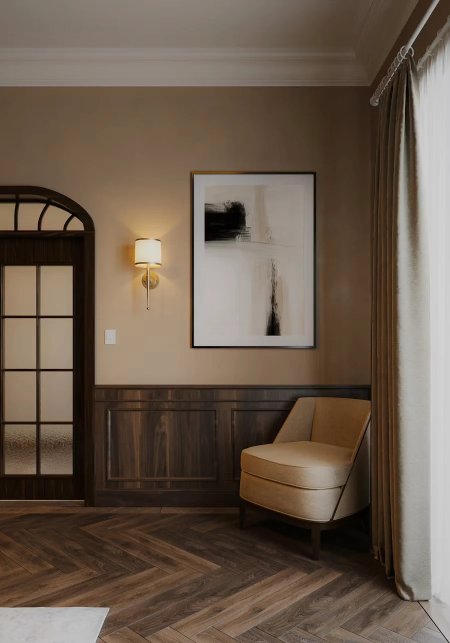
#> input picture rooms-src/armchair-panel.jpg, 900 x 1286 px, given in place of mallard-drake.jpg, which was not available (shown at 1/2 size)
$ python build_mockups.py
#> lines starting #> are read from the running program, lines starting #| are printed output that depends on the picture; after the words box and inside, x2 and y2 are one past the last pixel; in counts of white or black regions, pixels touching at a corner belong together
### tools/perspective.py
"""Perspective-correct print placement.

A room photo is described by one rectangle that really exists on the wall
(usually a frame already hanging there): its 4 corners in the photo (pixels)
and its real size in cm. From that we compute the wall's perspective
(a homography), so a new print of any size can be placed on the same wall
and gets the same angle and scale as the wall.

Wall coordinates are in cm: (0, 0) = top-left corner of the reference
rectangle, x to the right, y downwards.
"""
import numpy as np
from PIL import Image, ImageDraw, ImageFilter, ImageStat

import make_mockup as mm


def homography(src, dst):
    """3x3 matrix mapping src points (x, y) to dst points."""
    A = []
    for (x, y), (u, v) in zip(src, dst):
        A.append([x, y, 1, 0, 0, 0, -u * x, -u * y, -u])
        A.append([0, 0, 0, x, y, 1, -v * x, -v * y, -v])
    _, _, vt = np.linalg.svd(np.array(A, dtype=float))
    H = vt[-1].reshape(3, 3)
    return H / H[2, 2]


def apply(H, pts):
    out = []
    for x, y in pts:
        u, v, w = H @ np.array([x, y, 1.0])
        out.append((float(u / w), float(v / w)))
    return out


def wall_to_image(ref_quad, ref_w, ref_h):
    return homography([(0, 0), (ref_w, 0), (ref_w, ref_h), (0, ref_h)], ref_quad)


# [95 lines left out: functions build_art, warp_onto, keep_mask, mockup, not called in this run]

### tools/make_mockup.py
"""Place a print on a room photo at real scale.
usage: python3 make_mockup.py room.jpg photo.jpg out.jpg px_per_cm center_x bottom_y print_w_cm print_h_cm [crop_x crop_y crop_w crop_h]
"""
import sys
from PIL import Image, ImageDraw, ImageFilter, ImageStat

# Look of the print on the wall
FRAME_COLOR = (243, 241, 237)   # white frame
FRAME_EDGE = (205, 200, 192)    # thin darker edge so a white frame shows on white walls
BORDER = 0.06                   # white paper border around the photo (0 = photo to the edge)

# [46 lines left out: function mockup, not called in this run]

# [4 lines that do not run on import are left out]

def studio(photo_p, out_p, size=(1400, 1050), bg=(236, 235, 232)):
    """Print only (no frame), big and straight on, on a light background."""
    from PIL import ImageDraw
    canvas = Image.new("RGB", size, bg)
    photo = Image.open(photo_p).convert("RGB")
    W = int(size[0] * 0.74)
    border = int(W * 0.045)
    iw = W - 2 * border
    ih = int(iw * photo.height / photo.width)
    photo = photo.resize((iw, ih), Image.LANCZOS)
    H = ih + 2 * border
    x0, y0 = (size[0] - W) // 2, (size[1] - H) // 2
    sh = Image.new("L", size, 0)
    ImageDraw.Draw(sh).rectangle((x0 + 6, y0 + 14, x0 + W + 6, y0 + H + 14), fill=90)
    sh = sh.filter(ImageFilter.GaussianBlur(18))
    canvas = Image.composite(Image.new("RGB", size, (60, 55, 50)), canvas, sh)
    paper = Image.new("RGB", (W, H), (250, 249, 246))
    paper.paste(photo, (border, border))
    canvas.paste(paper, (x0, y0))
    canvas.save(out_p, quality=88)

### tools/clear_wall.py
"""Remove existing art from a plain wall by filling a box with the wall colour
sampled just left and right of it (blended across, with a little grain)."""
from PIL import Image, ImageFilter
import random

# [48 lines left out: functions clear_box, clear_profile, not called in this run]


def clear_lr(im, boxes, feather=16):
    """boxes: list of (box, left_strip, right_strip). Each row is filled with a blend
    from the left strip colour to the right strip colour (left_strip=None: right only)."""
    from PIL import ImageDraw
    original = im.copy()
    px = im.load()
    mask = Image.new("L", im.size, 0)
    def avg(strip, y):
        a, b = strip
        return [sum(px[x, y][k] for x in range(a, b)) / (b - a) for k in range(3)]
    for entry in boxes:
        (x0, y0, x1, y1), left, right = entry[:3]
        polys = entry[3] if len(entry) > 3 else None
        for y in range(y0, y1):
            R = avg(right, y)
            L = avg(left, y) if left else R
            for x in range(x0, x1):
                t = (x - x0) / max(1, x1 - x0)
                n = random.uniform(-1.0, 1.0)
                px[x, y] = tuple(int(L[k] * (1 - t) + R[k] * t + n) for k in range(3))
        if polys:  # only repaint where the old frames were (plus a few px)
            for poly in polys:
                ImageDraw.Draw(mask).polygon(poly, fill=255)
        else:
            ImageDraw.Draw(mask).rectangle((x0, y0, x1 - 1, y1 - 1), fill=255)
    mask = mask.filter(ImageFilter.MaxFilter(9)).filter(ImageFilter.GaussianBlur(feather / 4))
    return Image.composite(im, original, mask)


# [89 lines left out: functions clear_tb, clear_fit, clear_coons, not called in this run]

### tools/build_mockups.py
"""Build all room pictures for the shop.

    python3 tools/build_mockups.py

For every print it makes:
  images/rooms/<id>-print.jpg              the print alone on a light background
  images/rooms/<id>-<room>-<size>.jpg      the print hanging in a room, at real scale
and writes mockups.js, which the website reads.

Rooms live in rooms-src/. Each ROOM below says where the print hangs:
  ppc     pixels per cm on that wall (measured from the furniture)
  cx      horizontal centre of the print (centred above the furniture)
  bottom  bottom edge of the print (it grows upwards for bigger sizes)
  clear   areas of old art/objects to paint over with the wall colour
  crop    final 4:3 crop (x, y, w, h)
  max     biggest size that fits that wall
"""
import json
import os
import sys

from PIL import Image

HERE = os.path.dirname(os.path.abspath(__file__))
ROOT = os.path.dirname(HERE)
sys.path.insert(0, HERE)
import make_mockup as mm  # noqa: E402
from clear_wall import clear_box, clear_coons, clear_fit, clear_lr, clear_profile, clear_tb  # noqa: E402
import perspective  # noqa: E402

SIZES = {"40x50": (50, 40), "50x70": (70, 50), "70x100": (100, 70)}  # landscape w × h cm
ORDER = ["40x50", "50x70", "70x100"]

ROOMS = {
    "sideboard":     dict(label="Living room", ppc=4.55, cx=565, bottom=1150, crop=(0, 650, 1400, 1050),
                          clear=[("h", (265, 1035, 585, 1264), 20)]),
    "cabinet":       dict(label="Living room", ppc=5.4, cx=420, bottom=850, crop=(0, 380, 1400, 1050)),
    "console":       dict(label="Office", ppc=4.7, cx=780, bottom=360, crop=(100, 0, 1244, 933),
                          clear=[("h", (560, 215, 745, 418), 20)]),
    "white-living":  dict(label="Living room", ppc=6.3, cx=832, bottom=600, crop=(60, 0, 1547, 1160),
                          clear=[("hf", (240, 180, 1505, 620), 40)]),
    "grey-sofa":     dict(label="Living room", ppc=2.9, cx=368, bottom=415, crop=(0, 150, 687, 515),
                          clear=[("h", (245, 202, 560, 415), 10)]),
    "teal-living":   dict(label="Living room", light=1.0, ppc=3.4, cx=965, bottom=640, crop=(445, 150, 1040, 780),
                          clear=[("h", (650, 270, 1290, 638), 12)]),
    "dining":        dict(label="Kitchen", ppc=4.55, cx=495, bottom=700, crop=(0, 40, 1060, 795),
                          lr=[((283, 357, 715, 752), (262, 276), (728, 742))],
                          tb=[((514, 210, 720, 370), (196, 208), (382, 394))]),
    "kitchen-shelf": dict(label="Kitchen", ppc=5.2, cx=343, bottom=512, crop=(0, 150, 687, 515), max="40x50",
                          clear=[("h", (60, 222, 562, 512), 20)]),
    "bath-concrete": dict(label="Bathroom", ppc=6.0, cx=915, bottom=520, crop=(0, 60, 1400, 1050)),
}

# Rooms placed with perspective: "ref" is a rectangle that really exists on the wall
# (the old frame): its 4 corners in the photo (TL, TR, BR, BL) and its real size in cm.
# cx / bottom are in wall cm, measured from that rectangle's top-left corner.
# only: sizes to render here (others show the nearest rendered size).
PROOMS = {
    "chair":     dict(label="Living room", ref=([(410, 137.5), (580, 137.5), (580, 367.5), (410, 367.5)], 50, 68),
                      cx=23.5, bottom=68, max="50x70", crop=(100, 160, 740, 555),
                      lr=[((403, 130, 588, 374), (392, 401), (392, 401))],
                      keep=[((586, 255, 640, 378), "notwall")]),
    "gold-sofa": dict(label="Living room", ref=([(352.5, 109), (463.5, 109), (463.5, 269), (352.5, 269)], 60, 86),
                      cx=69, bottom=86, crop=(125, 0, 675, 506),
                      fit=[[(351, 107), (465, 107), (465, 271), (351, 271)], [(492, 107), (607, 107), (607, 271), (492, 271)]]),
    "loft":      dict(label="Living room", ref=([(219, 556), (346, 596), (345, 776), (212.5, 762.5)], 40, 50),
                      cx=None, bottom=50, max="50x70", crop=(0, 430, 900, 675),
                      fit=[[(217, 553), (349, 594), (348, 779), (210, 765)], [(387, 602), (489, 632), (489, 795), (386, 785)]]),
    "dresser":   dict(label="Bedroom", ref=([(277, 15), (631, 15), (631, 255), (277, 255)], 100, 68),
                      cx=50, bottom=68, only=["70x100"], crop=(50, 0, 800, 600),
                      keep=[((238, 100, 300, 250), "bluish"), ((520, 235, 575, 275), "dark")]),
    # Tiled bathroom: the wall turns away from the camera. Its perspective comes from the
    # tile line (vanishing point about x=2212, y=560); the reference is a 100x70 cm area.
    "bath-tiles": dict(label="Bathroom", ref=([(120, -104.2), (557, 34.5), (557, 373.9), (120, 324.8)], 100, 70),
                      cx=35.7, bottom=70, max="50x70", crop=(0, 8, 1362, 1021),
                      keep=[((430, 170, 600, 430), "green")]),
    "nursery":   dict(label="Bedroom", ref=([(287.5, 367.5), (440, 367.5), (440, 552.5), (287.5, 552.5)], 45, 54),
                      cx=52.8, bottom=54, only=["70x100"], crop=(30, 230, 840, 630),
                      coons=[(280, 361, 449, 562), (487, 363, 654, 562)]),
    "dining-table": dict(label="Dining room", ref=([(305, 385), (672.5, 385), (672.5, 871), (305, 871)], 60, 80),
                      cx=30, bottom=80, crop=(0, 320, 900, 675),
                      coons=[(298, 379, 682, 880)],
                      keep=[((20, 715, 335, 940), "green")]),
    "bath-beige": dict(label="Bathroom", ref=([(551, 104), (659, 76.5), (660, 225), (552.5, 230)], 30, 40),
                      cx=None, bottom=40, max="40x50", crop=(290, 0, 610, 458),
                      coons=[(545, 70, 666, 238), (704, 15, 888, 229), (321, 142, 367, 250)]),
    "armchair-panel": dict(label="Living room", ref=([(383, 345), (631, 345), (631, 695), (383, 695)], 50, 70),
                      cx=25, bottom=70, max="50x70", crop=(110, 150, 790, 1020),
                      coons=[(376, 338, 638, 702)]),
    "desk":      dict(label="Office", ref=([(494, 143), (680, 143), (680, 392), (494, 392)], 30, 40),
                      cx=-6.6, bottom=37.3, max="50x70", crop=(60, 0, 840, 1123),
                      coons=[(486, 135, 688, 400)]),
    "beige-sofa": dict(label="Living room", ref=([(180, 108), (420, 108), (420, 290), (180, 290)], 60, 45),
                      cx=67.5, bottom=55.5, crop=(0, 0, 900, 600),
                      fit=[[(172, 100), (442, 100), (442, 308), (172, 308)], [(592, 26), (812, 26), (812, 270), (592, 270)]]),
    "plant-sofa": dict(label="Living room", ref=([(300, 100), (790, 100), (790, 590), (300, 590)], 100, 100),
                      cx=53, bottom=93.9, crop=(0, 0, 900, 1100)),
}
_Hb = perspective.wall_to_image(*PROOMS["bath-beige"]["ref"])
_rb = perspective.apply(__import__("numpy").linalg.inv(_Hb), [(881, 22), (881, 212.5)])
PROOMS["bath-beige"]["cx"] = round(sum(p[0] for p in _rb) / 2 / 2, 1)
# loft: centre the print between the left edge of the left frame and the right edge of the right frame
_H = perspective.wall_to_image(*PROOMS["loft"]["ref"])
_right_edge_cm = perspective.apply(__import__("numpy").linalg.inv(_H), [(486, 634), (486, 792.5)])
PROOMS["loft"]["cx"] = round((0 + sum(p[0] for p in _right_edge_cm) / 2) / 2, 1)

# Which rooms each print is shown in (first one = main picture)
PLAN = {
    "mallard-drake":    ["dining", "cabinet", "dresser", "beige-sofa"],
    "mallard-hen":      ["kitchen-shelf", "sideboard", "gold-sofa", "beige-sofa"],
    "parakeet":         ["teal-living", "chair", "plant-sofa"],
    "crested-tit":      ["grey-sofa", "cabinet", "loft", "desk"],
    "orb-spider":       ["gold-sofa", "white-living", "dresser", "desk"],
    "snipe":            ["white-living", "sideboard", "gold-sofa", "armchair-panel"],
    "mallard-profile":  ["bath-concrete", "bath-tiles", "chair", "bath-beige", "plant-sofa"],
    "mallard-portrait": ["bath-tiles", "bath-concrete", "loft", "bath-beige", "plant-sofa"],
    "ibex-mountain":    ["teal-living", "gold-sofa", "armchair-panel"],
    "ibex-portrait":    ["white-living", "cabinet", "dresser", "beige-sofa"],
    "blue-tit":         ["cabinet", "grey-sofa", "loft", "nursery", "armchair-panel"],
    "monk-parakeet":    ["teal-living", "dining", "chair", "beige-sofa"],
    "serins":           ["kitchen-shelf", "gold-sofa", "nursery", "desk"],
    "robin":            ["dining", "sideboard", "loft", "nursery", "armchair-panel"],
    "hoopoe":           ["white-living", "sideboard", "chair", "desk"],
}

# Sizes each print is sold in (keep in line with products.js)
LIMITED = {"crested-tit": ["40x50", "50x70"], "hoopoe": ["40x50", "50x70"]}

OUT = os.path.join(ROOT, "images", "rooms")
WIDTH = 1400  # output width


def cleared_room(name):
    """Room photo with old art removed (cached in rooms-src/.cache)."""
    cache = os.path.join(ROOT, "rooms-src", ".cache", name + ".jpg")
    if os.path.exists(cache):
        return cache
    os.makedirs(os.path.dirname(cache), exist_ok=True)
    cfg = ROOMS.get(name) or PROOMS[name]
    im = Image.open(os.path.join(ROOT, "rooms-src", name + ".jpg")).convert("RGB")
    for mode, box, margin in cfg.get("clear", []):
        im = clear_box(im, box, margin=margin, feather=25 if mode == "hf" else 0)
    if "lr" in cfg:
        im = clear_lr(im, cfg["lr"])
    if "coons" in cfg:
        im = clear_coons(im, cfg["coons"])
    if "fit" in cfg:
        im = clear_fit(im, cfg["fit"])
    if "tb" in cfg:
        im = clear_tb(im, cfg["tb"])
    if "profile" in cfg:
        boxes, sample = cfg["profile"]
        im = clear_profile(im, boxes, sample)
    im.save(cache, quality=95)
    return cache


def finish(path):
    im = Image.open(path)
    if im.width > WIDTH:
        im = im.resize((WIDTH, round(im.height * WIDTH / im.width)), Image.LANCZOS)
    im.save(path, quality=82, optimize=True, progressive=True)


FRAMES = {"white": (243, 241, 237), "wood": (122, 84, 52)}  # frame colours shown on the website

# Sets: two prints that go together, hung side by side in one room.
# size: size of each print; gap: cm between them.
SETS = [
    dict(id="parakeets", title="The Parakeets", items=["parakeet", "monk-parakeet"], room="teal-living", size="50x70", gap=10),
    dict(id="pond", title="Life on the Pond", items=["mallard-drake", "mallard-hen"], room="sideboard", size="50x70", gap=10),
    dict(id="emerald", title="Emerald Mallards", items=["mallard-profile", "mallard-portrait"], room="gold-sofa", size="40x50", gap=10),
    dict(id="ibex", title="Alpine Ibex", items=["ibex-mountain", "ibex-portrait"], room="white-living", size="50x70", gap=12),
    dict(id="songbirds", title="Garden Songbirds", items=["blue-tit", "robin"], room="cabinet", size="40x50", gap=10),
    dict(id="pines", title="Birds of the Pines", items=["crested-tit", "serins"], room="loft", size="40x50", gap=10),
]


def render(room, pid, size, frame, out_rel, base=None, cx_shift=0, crop=True):
    """One print in one room. base: image to draw on (default: the cleared room).
    cx_shift: move the print sideways (cm). crop=False keeps the full room (for chaining)."""
    photo = os.path.join(ROOT, "images", pid + ".jpg")
    out = os.path.join(ROOT, out_rel)
    base = base or cleared_room(room)
    w, h = SIZES[size]
    mm.FRAME_COLOR = FRAMES[frame]
    if room in PROOMS:
        cfg = dict(PROOMS[room], cx=PROOMS[room]["cx"] + cx_shift)
        if not crop:
            cfg["crop"] = None
            cfg["keep"] = []
        perspective.mockup(base, os.path.join(ROOT, "rooms-src", room + ".jpg"), photo, out, cfg, w, h)
    else:
        cfg = ROOMS[room]
        mm.mockup(base, photo, out, cfg["ppc"], cfg["cx"] + cx_shift * cfg["ppc"], cfg["bottom"], w, h,
                  cfg["crop"] if crop else None, cfg.get("light"))
    if crop:
        finish(out)
    return out


def sizes_for(pid, room):
    cfg = ROOMS.get(room) or PROOMS[room]
    out = []
    for size in LIMITED.get(pid, ORDER):
        if "only" in cfg and size not in cfg["only"]:
            continue
        if "max" in cfg and ORDER.index(size) > ORDER.index(cfg["max"]):
            continue
        out.append(size)
    return out


def main():
    os.makedirs(OUT, exist_ok=True)
    data = {}
    for pid, rooms in PLAN.items():
        photo = os.path.join(ROOT, "images", pid + ".jpg")
        entry = {"print": f"images/rooms/{pid}-print.jpg", "rooms": []}
        mm.studio(photo, os.path.join(ROOT, entry["print"]))
#> in studio, photo is the input picture: PIL image 900x1286 RGB; mean R, G, B 107.1, 91.5, 77.2
#> in studio, `sh = Image.new("L", size, 0)`: sh: PIL image 1400x1050 L; every value is 0
#> in studio, `ImageDraw.Draw(sh).rectangle((x0 + 6, y0 + 14, x0 + W + 6, y0 + H + 14..`:
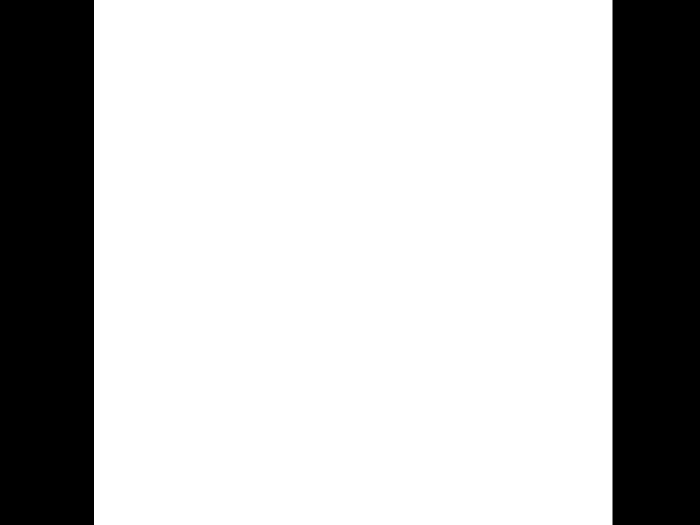
#> sh: PIL image 1400x1050 L (shown at 1/2 size); values 0 (black) and 90 (white), 74.1% white; 2 black regions, box (x1, y1, x2, y2) and area: (0, 0, 188, 1050) 197400, (1225, 0, 1400, 1050) 183750
#> in studio, `sh = sh.filter(ImageFilter.GaussianBlur(18))`:
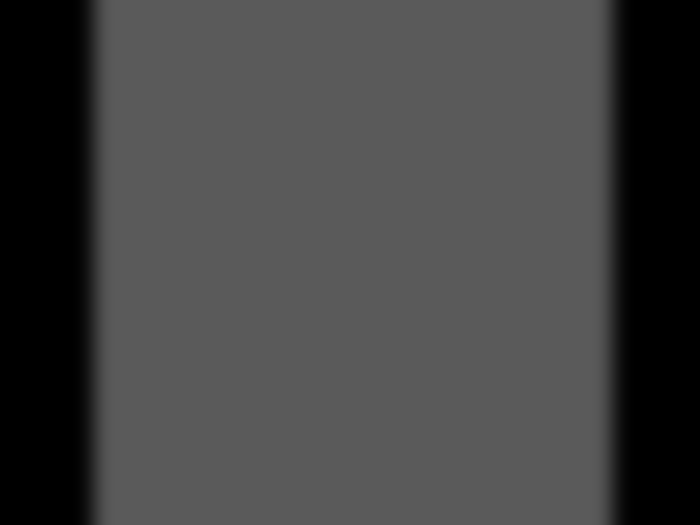
#> sh: PIL image 1400x1050 L (shown at 1/2 size); min 0, max 90, mean 66.7
#> in studio, `canvas = Image.composite(Image.new("RGB", size, (60, 55, 50)), canvas,..`:
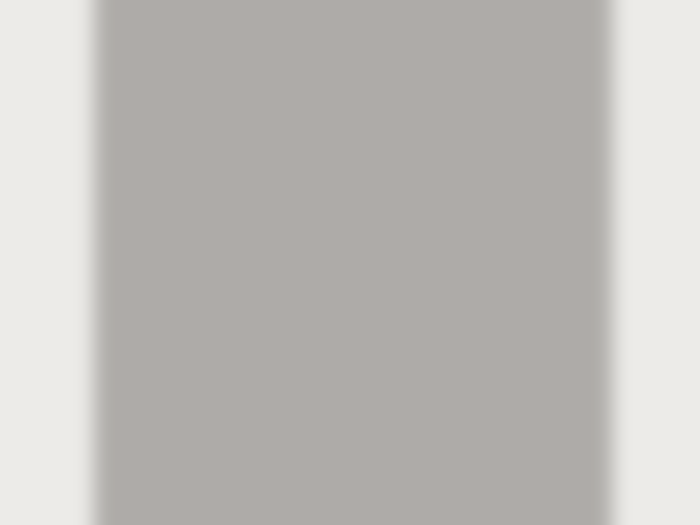
#> canvas: PIL image 1400x1050 RGB (shown at 1/2 size); mean R, G, B 190.1, 187.6, 184.6
#> in studio, `paper.paste(photo, (border, border))`:
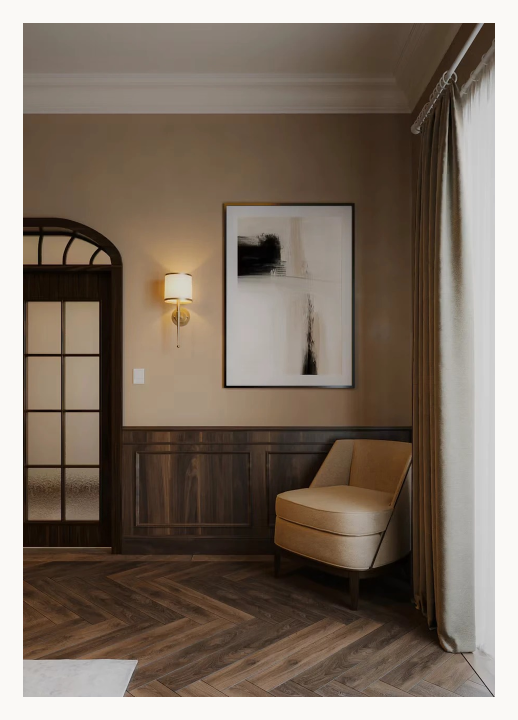
#> paper: PIL image 1036x1440 RGB (shown at 1/2 size); mean R, G, B 128.1, 114.7, 102
#> in studio, `canvas.paste(paper, (x0, y0))`:
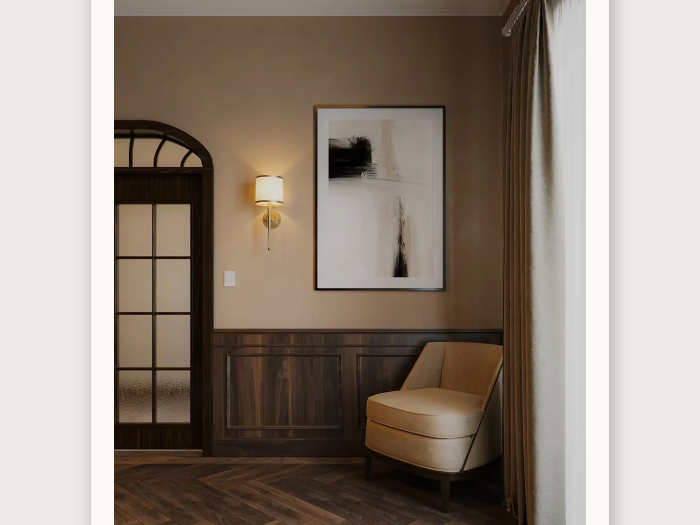
#> canvas: PIL image 1400x1050 RGB (shown at 1/2 size); mean R, G, B 147.8, 136.8, 125.8
        finish(os.path.join(ROOT, entry["print"]))
        for r in rooms:
            cfg = ROOMS.get(r) or PROOMS[r]
            sizes = {}
            for size in sizes_for(pid, r):
                sizes[size] = {}
                for frame in FRAMES:
                    rel = f"images/rooms/{pid}-{r}-{size}-{frame}.jpg"
                    render(r, pid, size, frame, rel)
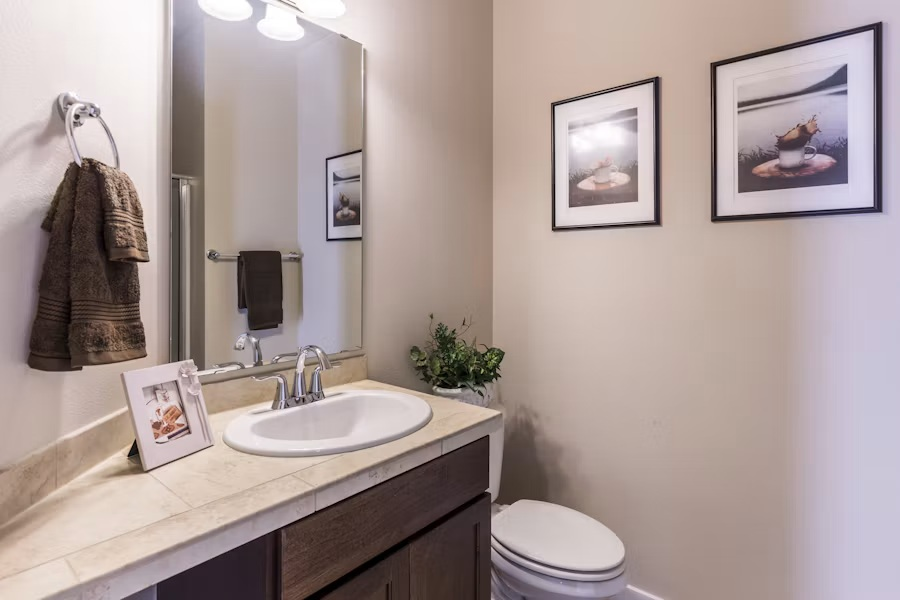
#> input picture rooms-src/bath-beige.jpg, 900 x 600 px, given in place of dining.jpg, which was not available
#> in cleared_room, im is the input picture: PIL image 900x600 RGB; mean R, G, B 171.3, 156.3, 153.4
#> in clear_lr, `mask = Image.new("L", im.size, 0)`: mask: PIL image 900x600 L; every value is 0
#> the loop in clear_lr, `for entry in boxes:` made 1 pass
                    sizes[size][frame] = rel
            if sizes:
                entry["rooms"].append({"id": r, "label": cfg["label"], "sizes": sizes})
        data[pid] = entry
        print("done", pid)

    sets = []
    tmp = os.path.join(ROOT, "rooms-src", ".cache", "pair-tmp.jpg")
    for st in SETS:
        w = SIZES[st["size"]][0]
        shift = (w + st["gap"]) / 2
        images = {}
        for frame in FRAMES:
            rel = f"images/rooms/set-{st['id']}-{frame}.jpg"
            render(st["room"], st["items"][0], st["size"], frame, tmp, cx_shift=-shift, crop=False)
            render(st["room"], st["items"][1], st["size"], frame, rel, base=tmp, cx_shift=shift)
            images[frame] = rel
        sets.append(dict(id=st["id"], title=st["title"], items=st["items"], size=st["size"],
                         label=(ROOMS.get(st["room"]) or PROOMS[st["room"]])["label"], images=images))
        print("set", st["id"])

    with open(os.path.join(ROOT, "mockups.js"), "w") as f:
        f.write("/* Generated by tools/build_mockups.py. Do not edit by hand. */\n")
        f.write("const MOCKUPS = " + json.dumps(data, indent=2) + ";\n")
        f.write("const SETS = " + json.dumps(sets, indent=2) + ";\n")


if __name__ == "__main__":
#> (the run stopped early here; a loop or call above may not have finished)
